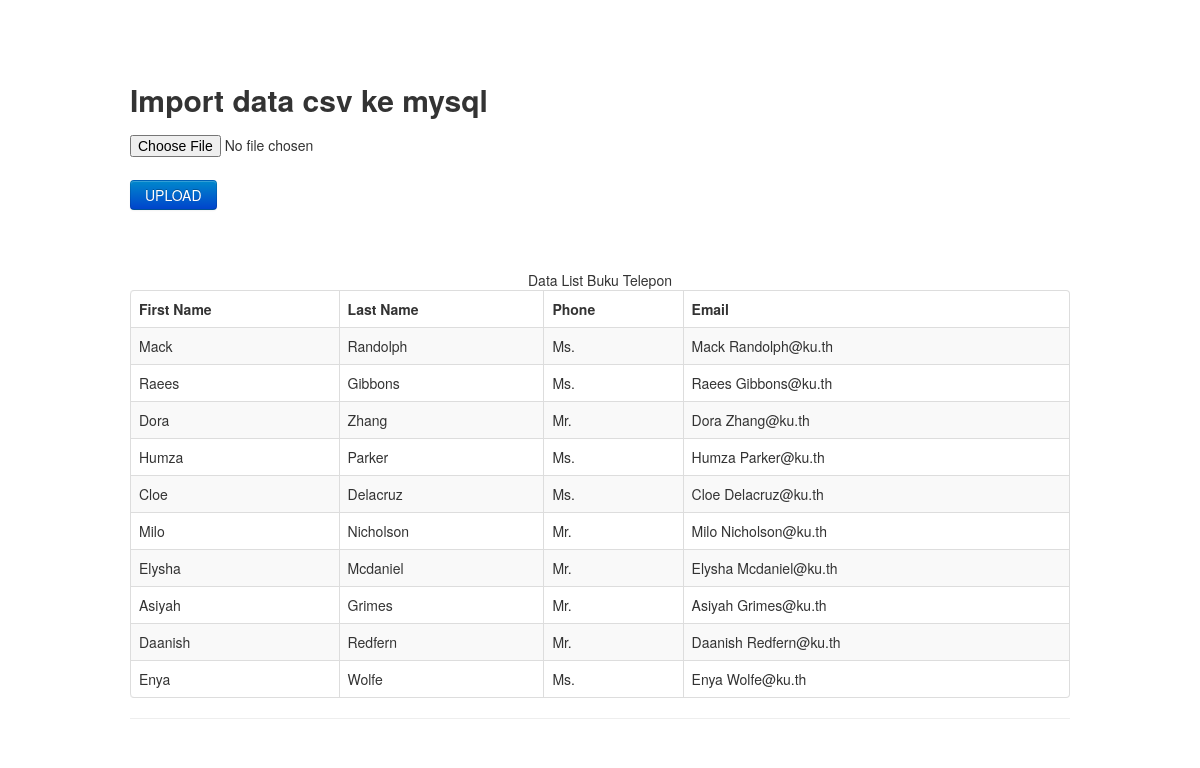
/index.php/csv, run on the app's committed database.
### tables this page shows
CREATE TABLE `student` (
  `student_id` int(11) NOT NULL,
  `title` varchar(45) NOT NULL,
  `fname` varchar(45) NOT NULL,
  `lname` varchar(45) NOT NULL,
  `email` mediumtext NOT NULL
);

### application/controllers/csv.php (called while the page is built, shortened)
<?php
class Csv extends CI_Controller {
     function __construct() {
        $this->load->model('csv_model');
        $this->load->library('csvimport');
    }
    function index() {
           $data['student'] = $this->csv_model->get_addressbook();
        $this->load->view('csvindex',$data);
    }
}

### index.php (called while the page is built, shortened)
<?php
require_once BASEPATH.'core/CodeIgniter.php';

### application/models/csv_model.php (called while the page is built, shortened)
<?php
class Csv_model extends CI_Model {
    function get_addressbook() {
        $query = $this->db->get('student');
        if ($query->num_rows() > 0) {
            return $query->result_array();
        } else {
            return FALSE;
        }
    }
}

### application/views/csvindex.php (the view, shortened to what this page needs)
<!DOCTYPE HTML>
<html>
    <head>
        <link href="<?php echo base_url(); ?>assets/bootstrap/css/bootstrap.css" type="text/css" rel="stylesheet" />
        <link href="<?php echo base_url(); ?>assets/css/styles.css" type="text/css" rel="stylesheet" />
    </head>
    <body>
        <div class="container" style="margin-top:50px">
             <br>
            <h2>Import data csv ke mysql</h2>
                <form method="post" action="<?php echo base_url() ?>csv/importcsv" enctype="multipart/form-data">
                    <input type="file" name="userfile" ><br><br>
                    <input type="submit" name="submit" value="UPLOAD" class="btn btn-primary">
                </form>
            <br><br>
            <table class="table table-striped table-hover table-bordered">
                <caption>Data List Buku Telepon</caption>
                <thead>
                    <tr>
                        <th>First Name</th>
                        <th>Last Name</th>
                        <th>Phone</th>
                        <th>Email</th>
                    </tr>
                </thead>
                <tbody>
                    <?php if ($student == FALSE): ?>
                        <tr><td colspan="4">There are currently No Addresses</td></tr>
                    <?php else: ?>
                        <?php foreach ($student as $row): ?>
                            <tr>
                                <td><?php echo $row['fname']; ?></td>
                                <td><?php echo $row['lname']; ?></td>
                                <td><?php echo $row['title']; ?></td>
                                <td><?php echo $row['email']; ?></td>
                            </tr>
                        <?php endforeach; ?>
                    <?php endif; ?>
                </tbody>
            </table>
            <hr>
        </div>
    </body>
</html>

### assets/css/styles.css (style rules this page uses)
input[type="submit"] { display:block; }

### data on the page
student: fname "Mack", lname "Randolph", title "Ms.", email "Mack Randolph@ku.th"
student: fname "Raees", lname "Gibbons", title "Ms.", email "Raees Gibbons@ku.th"
student: fname "Dora", lname "Zhang", title "Mr.", email "Dora Zhang@ku.th"
student: fname "Humza", lname "Parker", title "Ms.", email "Humza Parker@ku.th"
student: fname "Cloe", lname "Delacruz", title "Ms.", email "Cloe Delacruz@ku.th"
student: fname "Milo", lname "Nicholson", title "Mr.", email "Milo Nicholson@ku.th"
student: fname "Elysha", lname "Mcdaniel", title "Mr.", email "Elysha Mcdaniel@ku.th"
student: fname "Asiyah", lname "Grimes", title "Mr.", email "Asiyah Grimes@ku.th"
student: fname "Daanish", lname "Redfern", title "Mr.", email "Daanish Redfern@ku.th"
student: fname "Enya", lname "Wolfe", title "Ms.", email "Enya Wolfe@ku.th"
